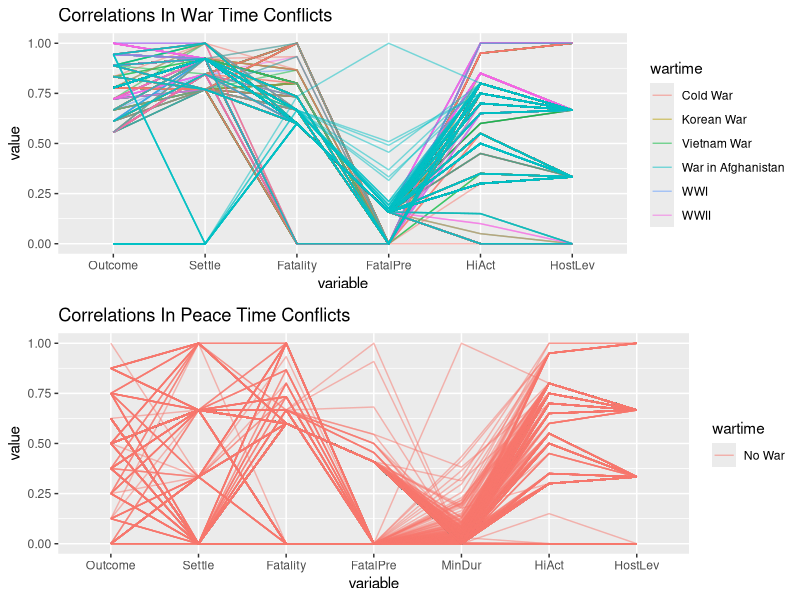

This chart was generated by the following R code: (Note: this script raises an error after producing the figure.)
## ---- chunk 1
library(ggplot2)
library(dplyr)
library(grid)
library(gridExtra)
library(RColorBrewer)
library(GGally)

#path = "/home/vaguiar/col_hw/vis_hw/final/data/"
MIDA = read.csv(file="./data/MID/MIDA_4.01.csv", sep= ",")

war_year <- function(x){
  if(x >= 1914 & x <= 1918)
   return('WWI')
  if(x >= 1939 & x <= 1945)
   return('WWII')
  if(x >= 1950 & x <= 1953)
   return('Korean War')
  if(x >= 1955 & x <= 1975)
   return('Vietnam War')
  if(x >= 1947 & x <= 1991)
   return('Cold War')
  if(x >= 2001 & x <= 2010)
   return('War in Afghanistan')
  else
    return('No War')
}

MIDA$wartime <- sapply(MIDA$StYear, war_year)

##PCP PLot 
alphabending = 0.5
war <- ggparcoord(MIDA[MIDA$StYear>1900 & MIDA$wartime!='No War',], columns = c(9:12, 15:16), 
                  scale = "uniminmax", 
                  alphaLines = alphabending,
                  groupColumn = "wartime", 
                  title="Correlations In War Time Conflicts")
peace <- ggparcoord(MIDA[MIDA$StYear>1900 & MIDA$wartime=='No War',], columns = c(9:12, 14:16), 
                  scale = "uniminmax",
                  alphaLines = alphabending,
                  groupColumn = "wartime", 
                  title="Correlations In Peace Time Conflicts")
grid.arrange(war, peace, nrow = 2)  
## ---- chunk 2

# Overlay w/ rectangle theme
y2_high =9
d = data.frame(x1=c(1914,1939, 1947, 1950, 1955, 2001), x2=c(1918, 1945, 1991, 1953, 1975, 2010), y1=c(0,0,0,0,0,0), y2=c(y2_high,y2_high,y2_high,y2_high,y2_high,y2_high), Conflict=c("WWI", "WWII", "Cold War", "Korean War", "Vietnam War", "Afghanistan War"), r=c(1,2,3,4,5,6))


#Using distinct color palette
cols <- colorRampPalette(brewer.pal(12, "Paired"))
myPal <- cols(length(unique(nat_top10_exp$statename)))

#Adding Labels for Facet titles
facet_names <- as_labeller(c(
  '0' = "None",
  '1' = "1-25 deaths",
  '2' = "26-100 deaths",
  '3' = "101-250 deaths",
  '4' = "251-500 deaths",
  '5' = "501-999 deaths",
  '6' = "More than 999 deaths",
  '-9' = "Missing Data"
))

ggplot() + 
  geom_bar(data=MIDA[MIDA$EndYear>1900 & MIDA$Fatality!=0 & MIDA$Fatality!=-9,], aes(x = EndYear),   stat="count") +
  facet_wrap(~Fatality, nrow= 8, labeller=facet_names) +
  scale_fill_manual(values = myPal) +
  geom_rect(data=d, mapping=aes(xmin=x1, xmax=x2, ymin=y1, ymax=y2, fill=Conflict), alpha=0.15) +
  ggtitle("Number Of Disputes With Fatalities By Year") +
  xlab("End Year") +
  ylab("Count")

## ---- chunk 3

# Overlay w/ rectangle theme
y2_high = 9
d = data.frame(x1=c(1914,1939, 1947, 1950, 1955, 2001), x2=c(1918, 1945, 1991, 1953, 1975, 2010), y1=c(0,0,0,0,0,0), y2=c(y2_high,y2_high,y2_high,y2_high,y2_high,y2_high), Conflict=c("WWI", "WWII", "Cold War", "Korean War", "Vietnam War", "Afghanistan War"), r=c(1,2,3,4,5,6))


#Adding Labels for Facet titles
facet_names <- as_labeller(c(
  '1' = "Negotiated",
  '2' = "Imposed",
  '3' = "None",
  '4' = "Unclear",
  '-9' = "Missing Data"
))

ggplot() + 
  geom_bar(data=MIDA[MIDA$EndYear>1900 & MIDA$Settle!=3 & MIDA$Settle!='-9', ], aes(x = EndYear), stat="count") +
  facet_wrap(~Settle, nrow= 5, labeller=facet_names) +
  scale_fill_manual(values = myPal) +
  geom_rect(data=d, mapping=aes(xmin=x1, xmax=x2, ymin=y1, ymax=y2, fill=Conflict), alpha=0.15) +
  ggtitle("Number Of Disputes With Settlement Outcomes By Year") +
  xlab("End Year") +
  ylab("Count")
## ---- chunk 4

# Overlay w/ rectangle theme
y2_high =65
d = data.frame(x1=c(1914,1939, 1947, 1950, 1955, 2001), x2=c(1918, 1945, 1991, 1953, 1975, 2010), y1=c(0,0,0,0,0,0), y2=c(y2_high,y2_high,y2_high,y2_high,y2_high,y2_high), Conflict=c("WWI", "WWII", "Cold War", "Korean War", "Vietnam War", "Afghanistan War"), r=c(1,2,3,4,5,6))

MIDA_o <- filter(MIDA, MIDA$Outcome %in% c(1,2,3,4,5,6,8,-9))
war_outcome <- function(x){
  if(x ==2)
   return(1)
  if(x == 4)
   return(3)
  else
    return(x)
}

MIDA_o$WarOutcome <- sapply(MIDA_o$Outcome, war_outcome)


#Adding Labels for Facet titles
facet_names <- as_labeller(c(
  '1' = "Victory For Either Side",
  '3' = "Yield By Either Side",
  '5' = "Stalemate",
  '6' = "Compromise", 
  '8' = "Unclear",
  '-9' = "Missing Data"
))

ggplot() + 
  geom_bar(data=MIDA_o[MIDA_o$EndYear>1900 & MIDA_o$WarOutcome!='-9' , ], 
  aes(x = EndYear), stat="count") +
  facet_wrap(~WarOutcome, nrow= 5, labeller=facet_names) +
  scale_fill_manual(values = myPal) +
  geom_rect(data=d, mapping=aes(xmin=x1, xmax=x2, ymin=y1, ymax=y2, fill=Conflict), alpha=0.15) +
  ggtitle("Number Of Disputes With Outcomes By Year") +
  xlab("End Year") +
  ylab("Count")
## ---- chunk 5
library(ggrepel)

MIDB = read.csv(file="./data/MID/MIDB_4.01.csv", sep= ",")

#Filter by countries that originated disputes.
MIDB_O <- filter(MIDB, Orig==1)

#Filter by countries that attacked during various disputes.
MIDB_A <- filter(MIDB, Orig==0)

#summary(MIDB_A)

#Count the conflicts originated by countries each year
WarOrig <- MIDB_O %>% count(StAbb, sort=TRUE, vars=StYear)

#Count the conflicts in which countries were attacked each year
WarAttack <- MIDB_A %>% count(StAbb, sort=TRUE, vars=StYear)

#Top Conflicts stared  Countries by Year
for(yr in 1901:2010)
{
  WarOrig_yr <- head(arrange(filter(WarOrig, vars==yr), desc(n)), 1)
  WarAttack_yr <- head(arrange(filter(WarAttack, vars==yr), desc(n)), 1)
    
  if(yr == 1901)
  {
    WarTopOrig <- WarOrig_yr
    WarTopAttacked <- WarAttack_yr
  }
  else
  {
    WarTopOrig <- rbind(WarTopOrig, WarOrig_yr)
    WarTopAttacked <- rbind(WarTopAttacked, WarAttack_yr)
  }
}

#print(WarTopOrig)

# Overlay w/ rectangle theme
y2_high =30
d = data.frame(x1=c(1914,1939, 1947, 1950, 1955, 2001), x2=c(1918, 1945, 1991, 1953, 1975, 2010), y1=c(0,0,0,0,0,0), y2=c(y2_high,y2_high,y2_high,y2_high,y2_high,y2_high), Conflict=c("WWI", "WWII", "Cold War", "Korean War", "Vietnam War", "Afghanistan War"), r=c(1,2,3,4,5,6))

confictsInitiated = 6
orig <- ggplot() + 
  geom_point(data=WarTopOrig, aes(x = vars, y = n), size = 1, color = 'red') +
  geom_label_repel(data=WarTopOrig,
    aes(x = vars, y = n, label= ifelse(n>=confictsInitiated, as.character(StAbb), ''), 
        fill = factor(StAbb)),
    fontface = 'bold', color = 'white',
    box.padding = unit(0.35, "lines"),
    point.padding = unit(0.5, "lines"),
    segment.color = 'grey50') +
    theme(legend.position = "none") +
  geom_rect(data=d, mapping=aes(xmin=x1, xmax=x2, ymin=y1, ymax=y2, fill=Conflict), alpha=0.15) +
  theme_classic(base_size = 16) +
  ggtitle("Top Countries Starting Conflicts") +
  xlab("Year") +
  ylab("Count") + theme(legend.position = "none")

timesAttacked = 2
yNew = 11
attacked <- ggplot() + 
  geom_point(data=WarTopAttacked, aes(x = vars, y = n), size = 1, color = 'red') +
  geom_label_repel(data=WarTopAttacked,
    aes(x = vars, y = n, label= ifelse(n>=timesAttacked, as.character(StAbb), ''), 
        fill = factor(StAbb)),
    fontface = 'bold', color = 'white',
    box.padding = unit(0.35, "lines"),
    point.padding = unit(0.5, "lines"),
    segment.color = 'grey50') +
    theme(legend.position = "none") +
  geom_rect(data=d, mapping=aes(xmin=x1, xmax=x2, ymin=y1, ymax=yNew, fill=Conflict), alpha=0.15) +
  theme_classic(base_size = 16) +
  ggtitle("Top Countries Attacked During Conflicts") +
  xlab("Year") +
  ylab("Count") + theme(legend.position = "none")

grid.arrange(orig, attacked, nrow = 2)
